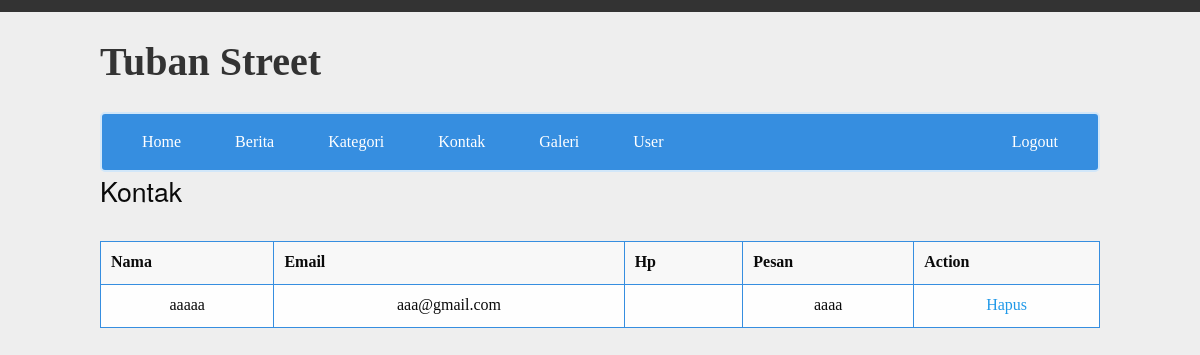
The app's page /admin/index.php?p=kontak (signed in) with its own data.
### tables this page shows
CREATE TABLE `kontak` (
  `id` int(11) NOT NULL,
  `nama` varchar(50) NOT NULL,
  `email` varchar(50) NOT NULL,
  `hp` varchar(15) NOT NULL,
  `pesan` text NOT NULL
);

### admin/conf.php (called while the page is built, shortened)
<?php
function inc($val) {global $koneksi;include file_exists($val . '.php') ? $val . '.php' : 'nofile.php';}
?>

### admin/view/kontak/index.php (the view, shortened to what this page needs)
<?php
$hasil = $koneksi->prepare("SELECT * FROM kontak ORDER BY id DESC");
$hasil->execute();
$data = $hasil->fetchAll();?>
    <h2>Kontak</h2>
    <div style="clear:both">&nbsp;</div>
    <table class="data">
        <thead>
            <tr>
                <th>Nama</th>
                <th>Email</th>
                <th>Hp</th>
                <th>Pesan</th>
                <th>Action</th>
            </tr>
        </thead>
        <tbody>
            <?php foreach ($data as $key) {?>
                <tr>
                    <td>
                        <?php echo $key['nama']; ?>
                    </td>
                    <td>
                        <?php echo $key['email']; ?>
                    </td>
                    <td>
                    </td>
                     <td>
                        <?php echo $key['pesan']; ?>
                    </td>
                    <td><a onclick="return confirm('Yakin ingin Hapus Data ini?')" href="proses/kontak/hapus.php?id= <?php echo $key['id']; ?>">Hapus</a></td>
                </tr>
                <?php }?>
        </tbody>
    </table>

### admin/assets/css/imron.css (style rules this page uses)
body, button, legend { padding: 0 }
h1, h2, h3, h4, h5, h6, p { text-rendering: optimizeLegibility }
html { font-family: sans-serif; -ms-text-size-adjust: 100%; -webkit-text-size-adjust: 100% }
a, b, em, i, small, strong { line-height: inherit }
body, h1, h2, h3, h4, h5, h6 { font-family: "Helvetica Neue", Helvetica, Roboto, Arial, sans-serif; font-weight: 400 }
body, html { font-size: 100%; box-sizing: border-box }
body { margin: 0; line-height: 1.5; color: #0a0a0a; background: #fefefe; -webkit-font-smoothing: antialiased; -moz-osx-font-smoothing: grayscale }
blockquote, dd, div, dl, dt, form, h1, h2, h3, h4, h5, h6, li, ol, p, pre, td, th, ul { margin: 0; padding: 0 }
h1, h2, h3, h4, h5, h6 { font-style: normal; color: inherit; margin-top: 0; margin-bottom: .5rem; line-height: 1.4 }
h2 { font-size: 1.25rem }
@media screen and (min-width:40em) { h2 { font-size: 2.5rem } }
a { background-color: transparent; color: #2199e8; text-decoration: none; cursor: pointer }
body, html { height: 100% }
caption, tbody td, tbody th { padding: .5rem .625rem .625rem }
table { border-collapse: collapse; border-spacing: 0; margin-bottom: 1rem; border-radius: 0 }
tbody, tfoot, thead { border: 1px solid #f1f1f1; background-color: #fefefe }
tfoot, thead { background: #f8f8f8; color: #0a0a0a }
tfoot tr, thead tr { background: 0 0 }
tfoot td, tfoot th, thead td, thead th { padding: .5rem .625rem .625rem; font-weight: 700; text-align: left }

### admin/assets/css/imronadmin.css (style rules this page uses)
* { outline: none; }
body { margin: 0; font-family: Candara; background-color: #EEE; }
a { text-decoration: none; }
h2 { font-size: 20pt; }
table { width: 100%; }
table.data, table.data tr th, table.data tr td { border-collapse: collapse; border: 1px solid #368EE0; }
table.data tr td { text-align: center; }

### records on screen
kontak: nama "aaaaa", email "aaa@gmail.com", pesan "aaaa"
